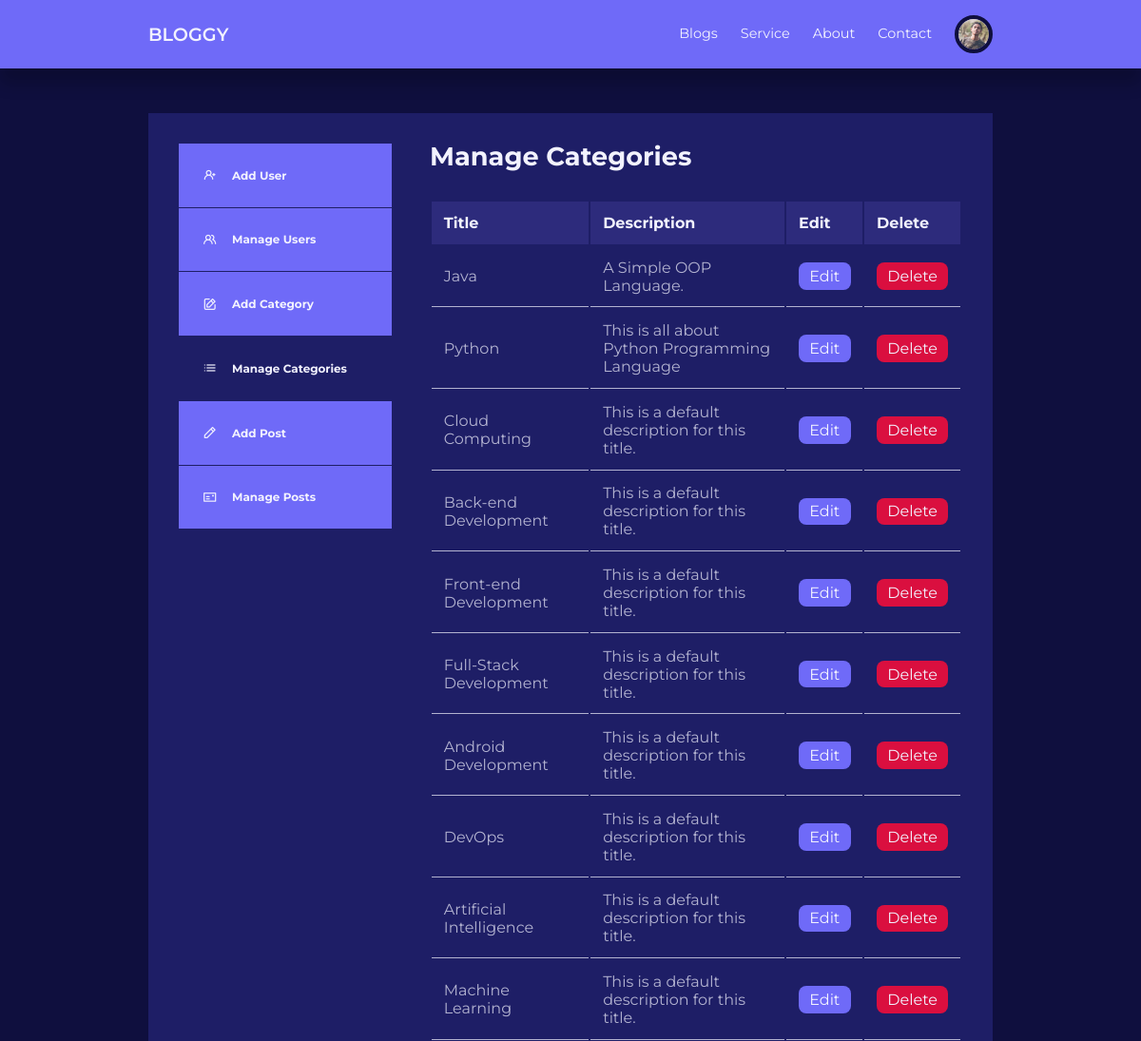
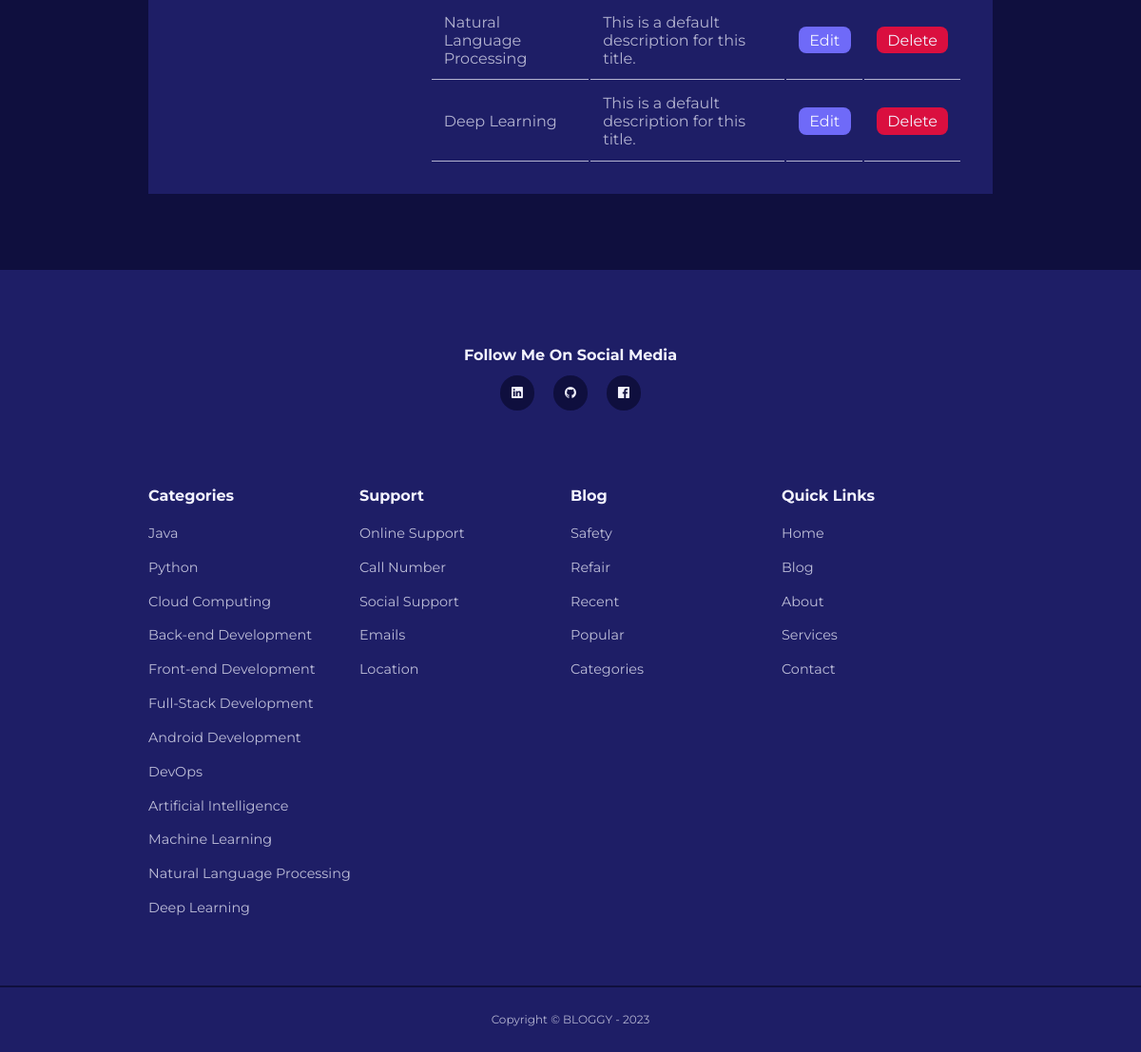
/admin/manage-categories.php (signed in), run on the app's committed database (2 pictures, top to bottom).
### tables this page shows
CREATE TABLE `users` (
  `id` int(11) NOT NULL,
  `first_name` varchar(30) NOT NULL,
  `last_name` varchar(30) NOT NULL,
  `username` varchar(30) NOT NULL,
  `email` varchar(50) NOT NULL,
  `password` varchar(255) NOT NULL,
  `avatar` varchar(255) DEFAULT NULL,
  `description` varchar(500) NOT NULL,
  `is_admin` tinyint(1) NOT NULL DEFAULT 0
);

CREATE TABLE `categories` (
  `id` int(11) NOT NULL,
  `title` varchar(255) NOT NULL,
  `description` varchar(500) NOT NULL DEFAULT 'This is a default description for this title.'
);

### admin/partials/header.php (called while the page is built, shortened)
<?php
require '../partials/header.php';

### admin/manage-categories.php (the view, shortened to what this page needs)
<?php
include 'partials/header.php';
if(isset($_SESSION['role'])){
    $sql = "SELECT * FROM categories";
    $res = mysqli_query($conn, $sql);
}else{
    header('location: '. ROOT_URL . 'admin/dashboard.php');
}
?>
    <section class="dashboard">
        <div class="container dashboard__container">
            <aside>
                <ul>
                <?php if(isset($_SESSION['role'])): ?>
                    <li>
                        <a href="add-user.php"><i class="uil uil-user-plus"></i>
                            <h5>Add User</h5>
                        </a>
                    </li>
                    <li>
                        <a href="manage-users.php"><i class="uil uil-users-alt"></i>
                            <h5>Manage Users</h5>
                        </a>
                    </li>
                    <li>
                        <a href="add-category.php"><i class="uil uil-edit"></i>
                            <h5>Add Category</h5>
                        </a>
                    </li>
                    <li>
                        <a href="manage-categories.php" class="active"><i class="uil uil-list-ul"></i>
                            <h5>Manage Categories</h5>
                        </a>
                    </li>
                <?php endif ?>
                    <li>
                        <a href="add-post.php"><i class="uil uil-pen"></i>
                            <h5>Add Post</h5>
                        </a>
                    </li>
                    <li>
                        <a href="dashboard.php"><i class="uil uil-postcard"></i>
                            <h5>Manage Posts</h5>
                        </a>
                    </li>
                </ul>
            </aside>
            <main>
                <h2>Manage Categories</h2>
                <table>
                    <thead>
                        <tr>
                            <th>Title</th>
                            <th>Description</th>
                            <th>Edit</th>
                            <th>Delete</th>
                        </tr>
                    </thead>
                    <tbody>
                        <?php while($category = mysqli_fetch_assoc($res)) : ?>
                        <tr>
                            <td><?= $category['title']?></td>
                            <td><?= $category['description']?></td>
                            <td><a href="edit-category.php?id=<?="{$category['id']}"?>" class="btn sm">Edit</a></td>
                            <td><a href="<?= ROOT_URL?>model/delete-category.php?id=<?="{$category['id']}"?>" class="btn sm danger">Delete</a></td>
                        </tr>
                        <?php endwhile ?>
                    </tbody>
                </table>
            </main>
        </div>
    </section>
<?php
include '../partials/footer.php';
?>

### partials/header.php (shortened to what this page needs)
<?php
require 'config/database.php';
if(isset($_SESSION['user-id'])){
    $id = filter_var($_SESSION['user-id'], FILTER_SANITIZE_NUMBER_INT);
    $sql = "SELECT * from users where id='$id'";
    $res = mysqli_query($conn, $sql);
    $user = mysqli_fetch_assoc($res);
}
?>
<!DOCTYPE html>
<html lang="en">
<head>
    <link rel="stylesheet" href="<?= ROOT_URL ?>css/style.css">
    <link rel="stylesheet" href="https://unicons.iconscout.com/release/v4.0.0/css/line.css">
</head>
<body>
    <nav>
        <div class="container nav__container">
            <a href="<?= ROOT_URL ?>" class="nav__logo">BLOGGY</a>
            <ul class="nav__items">
                <li><a href="<?= ROOT_URL ?>blog.php">Blogs</a></li>
                <li><a href="<?= ROOT_URL ?>service.php">Service</a></li>
                <li><a href="<?= ROOT_URL ?>about.php">About</a></li>
                <li><a href="<?= ROOT_URL ?>contact.php">Contact</a></li>
                <?php if(isset($_SESSION['user-id'])) : ?>
                <li class="nav__profile">
                    <div class="avatar">
                        <img src="<?= ROOT_URL .'images/avatar/'. $user['avatar']?>" alt="">
                    </div>
                </li>
                <?php else : ?>
                <li><a href="<?= ROOT_URL ?>signin.php">Login</a></li>
                <?php endif ?>
            </ul>
        </div>
    </nav>

### partials/footer.php (shortened to what this page needs)
<footer>
        <h4 style="text-align: center; margin-bottom: 10px;">Follow Me On Social Media</h4>
        <div class="footer__social">
            <a href="https://www.linkedin.com/in/nayem11" target="_blank" title="LinkedIn"><i class="uil uil-linkedin"></i></a>
            <a href="https://www.github.com/nayem1108" target="_blank" title="GitHub"><i class="uil uil-github"></i></a>
            <a href="https://www.facebook.com/mrnayemuddin" target="_blank" title="Facebook"><i class="uil uil-facebook"></i></a>
        </div>
        <div class="container footer__container">
            <article>
                <h4>Categories</h4>
                <ul>
                    <?php
                    $sql1 = "SELECT * FROM categories";
                    $cat_res_footer = mysqli_query($conn, $sql1);
                    while($category_footer = mysqli_fetch_assoc($cat_res_footer)):?>
                   <li><a href="<?= ROOT_URL ?>category-posts.php?category_id=<?= $category_footer['id']?>"><?= $category_footer['title']?></a></li>
                  <?php endwhile?>
                </ul>
            </article>
            <article>
                <h4>Support</h4>
                <ul>
                   <li><a href="">Online Support</a></li>
                   <li><a href="">Call Number</a></li>
                   <li><a href="">Social Support</a></li>
                   <li><a href="">Emails</a></li>
                   <li><a href="">Location</a></li>
                </ul>
            </article>
            <article>
                <h4>Blog</h4>
                <ul>
                   <li><a href="">Safety</a></li>
                   <li><a href="">Refair</a></li>
                   <li><a href="">Recent</a></li>
                   <li><a href="">Popular</a></li>
                   <li><a href="">Categories</a></li>
                </ul>
            </article>
            <article>
                <h4>Quick Links</h4>
                <ul>
                   <li><a href="<?= ROOT_URL ?>">Home</a></li>
                   <li><a href="<?= ROOT_URL ?>blog.php">Blog</a></li>
                   <li><a href="<?= ROOT_URL ?>about.php">About</a></li>
                   <li><a href="<?= ROOT_URL ?>service.php">Services</a></li>
                   <li><a href="<?= ROOT_URL ?>contact.php">Contact</a></li>
                </ul>
            </article>
        </div>
        <div class="footer__copyright">
            <small>Copyright &copy; BLOGGY - 2023</small>
        </div>
    </footer>
</body>
</html>

### css/style.css (style rules this page uses)
:root { --color-primary: #6f6af8; --color-primary-light: hsla(242, 86%, 66%, 0.18); --color-primary-variant: #5854c7; --color-red: #da0f3f; --color-red-light: hsl(346, 87%, 46%, 15%); --color-green: #00c476; --color-green-light: hsl(156, 100%, 38%, 15%); --color-gray-900: #1e1e66; --color-gray-700: #2d2b7c; --color-gray-300: rgba(242, 242, 254, 0.3); --color-gray-200: rgba(242, 242, 254, 0.7); --color-white: #f2f2fe; --color-bg: #0f0f3e; --transition: all 300ms ease; --container-width-lg: 74%; --container-width-md: 88%; --form-width: 50%; --card-border-radius-1: 0.3rem; --card-border-radius-2: 0.5rem; --card-border-radius-3: 0.8rem; --card-border-radius-4: 2rem; --card-border-radius-5: 5rem; }
* { margin: 0; padding: 0; outline: 0; border: 0; appearance: 0; list-style: none; text-decoration: none; box-sizing: border-box; }
body { font-family: 'Montserrat', sans-serif; line-height: 1.6; color: var(--color-gray-200); overflow-x: hidden; background: var(--color-bg); font-size: 0.9rem; }
.container { width: var(--container-width-lg); max-width: 1800px; margin-inline: auto; }
section { margin-top: 3rem; width: 100vw; }
h1, h2, h3, h4, h5 { color: var(--color-white); line-height: 1.3; }
h2 { font-size: 1.7rem; margin: 1rem 0; }
h4 { font-size: 1rem; }
a { color: var(--color-white); transition: var(--transition); }
img { display: block; width: 100%; object-fit: cover; }
nav { background: var(--color-primary); width: 100vw; height: 4.5rem; position:fixed; top: 0; z-index: 10; box-shadow: 0 1rem 1rem rgba(0, 0, 0, 0.2); }
.nav__container { height: 100%; display: flex; align-items: center; justify-content: space-between; }
.avatar { width: 2.5rem; height:2.5rem; aspect-ratio: 1/1; border-radius: 50%; overflow: hidden; border: 0.3rem solid var(--color-bg); }
.nav__logo { font-weight: 600; font-size: 1.2rem; }
.nav__items { display: flex; align-items: center; gap: 1.5rem; }
.nav__profile { position: relative; cursor: pointer; }
footer { background:var(--color-gray-900); padding: 5rem 0 0; box-shadow: inset 0 1.5rem 1.5 rgba(0, 0, 0, 0.2); }
.footer__social { margin-inline: auto; width: fit-content; margin-bottom: 5rem; display: flex; justify-content: space-between; align-items: center; gap: 1.2rem; }
.footer__social a { background: var(--color-bg); border-radius: 50%; width: 2.3rem; height: 2.3rem; display: flex; align-items: center; justify-content: center; }
.footer__container { display: grid; grid-template-columns: repeat(4, 1fr); }
footer h4 { color:var(--color-white); margin-bottom: 0.7rem; }
footer ul li { padding: 0.4rem 0; }
footer ul a { opacity: 0.75; }
.footer__copyright { text-align: center; padding: 1.5rem 0; border-top:2px solid var(--color-bg); margin-top: 4rem; }
.btn { display: inline-block; width: fit-content; padding: 0.6rem 1.2rem; background-color: var(--color-primary); border-radius: var(--card-border-radius-2); cursor: pointer; transition: var(--transition); color: var(--color-white); }
.btn.sm { padding: 0.3rem 0.7rem; }
.btn.danger { background: var(--color-red); }
.dashboard { margin-top: 6rem; }
.dashboard__container { display: grid; grid-template-columns: 14rem auto; gap: 1rem; background: var(--color-gray-900); padding: 2rem; margin-bottom: 5rem; }
.dashboard aside a { background-color: var(--color-primary); display: flex; gap: 1rem; align-items: center; padding: 1.6rem; }
.dashboard aside ul li:not(:last-child) a { border-bottom: 1px solid var(--color-gray-900); }
.dashboard aside a.active { background: var(--color-gray-500); }
.dashboard main { margin-left: 1.5rem; }
.dashboard main h2 { margin: 0 0 2rem 0; line-height: 1; }
.dashboard main table { width: 100%; text-align: left; }
.dashboard main table th { background:var(--color-gray-700); padding: 0.8rem; color: var(--color-white); }
.dashboard main table td { padding: 0.8rem; border-bottom: 1px solid var(--color-gray-200); }

### data on the page
users: avatar (picture)
categories: title "Java", description "A Simple OOP Language."
categories: title "Python", description "This is all about Python Programming Language"
categories: title "Cloud Computing", description "This is a default description for this title."
categories: title "Back-end Development", description "This is a default description for this title."
categories: title "Front-end Development", description "This is a default description for this title."
categories: title "Full-Stack Development", description "This is a default description for this title."
categories: title "Android Development", description "This is a default description for this title."
categories: title "DevOps", description "This is a default description for this title."
categories: title "Artificial Intelligence", description "This is a default description for this title."
categories: title "Machine Learning", description "This is a default description for this title."
categories: title "Natural Language Processing", description "This is a default description for this title."
categories: title "Deep Learning", description "This is a default description for this title."
